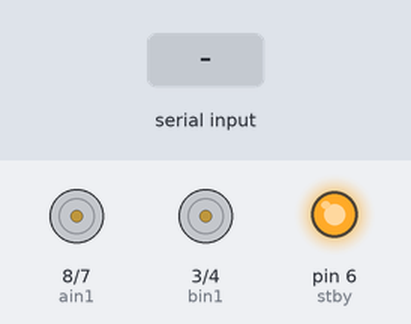
The sketch below on a simulated Arduino Nano, built with avr-gcc and run on an emulated ATmega328P. On the bench: motor-driver pin pairs drawn as motors (green arrow = first pin HIGH = forward, orange = second pin HIGH = backward, longer = more drive, scaled by the enable pin, stopped while the standby pin is LOW), output pins drawn as LEDs (lit = HIGH). The inputs (shaded band) are chosen by the test bench.

Above: at 1.2 s.
1.3 s: "F" received over Serial
At 1.9 s:
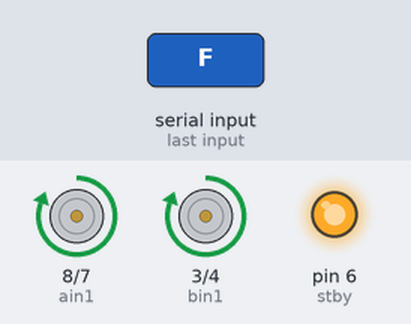
2.8 s: "B" received over Serial
At 4.0 s:
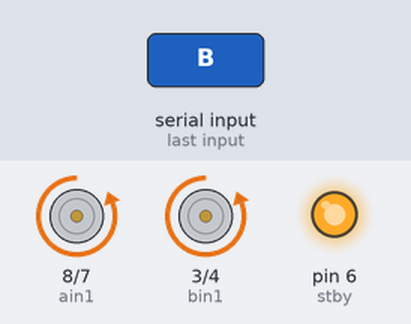
4.3 s: "R" received over Serial
At 5.4 s:
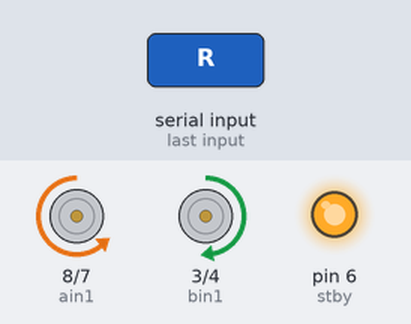
5.8 s: "L" received over Serial
At 6.5 s:
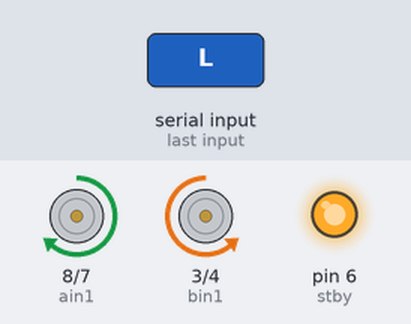
7.3 s: "S" received over Serial
At 7.7 s:
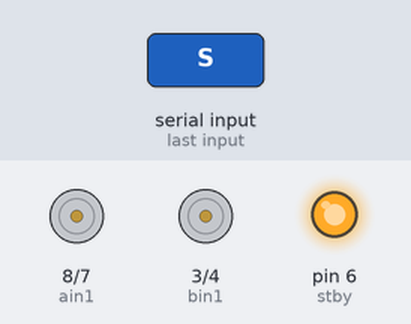
8.8 s: "F" received over Serial
At 10.0 s:
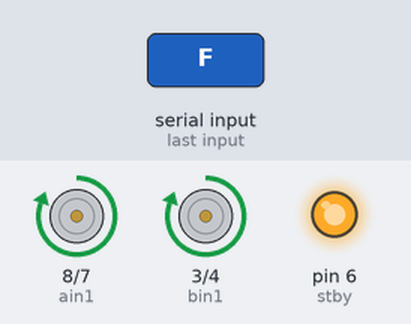
Timing chart, 0 to 11.3 s (numbered marks = the images above; inputs shaded):
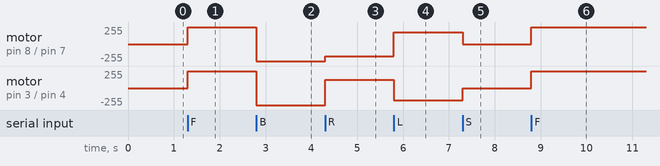

The sketch:

nano-rc-noserial.ino
```cpp
#define pwma 9
#define ain2 7
#define ain1 8
#define stby 6
#define bin1 3
#define bin2 4
#define pwmb 5

// variables
int estado = '0'; // variable bara almacenar los datos recibidos por el
                  // bluetooth

void setup() {
  Serial.begin(9600);
  pinMode(pwma, OUTPUT); // definimnos como salidas todos los pines para
                         // utilizar el puente h
  pinMode(ain2, OUTPUT);
  pinMode(ain1, OUTPUT);
  pinMode(stby, OUTPUT);
  pinMode(bin1, OUTPUT);
  pinMode(bin2, OUTPUT);
  pinMode(pwmb, OUTPUT);

  digitalWrite(ain2, LOW);
  digitalWrite(ain1, LOW);
  digitalWrite(bin1, LOW);
  digitalWrite(bin2, LOW);
  digitalWrite(stby, 1); // encendemos el standby del puente h tb6612 modo
                         // espera
}

void loop() {

  if (Serial.available() > 0) { // lee los caracteres recibidos por el bluetooth
    estado = Serial.read();
  }

  if (estado == 'F') {
    // adelante
    analogWrite(pwma, 255); // no bajar de 130
    analogWrite(pwmb, 255);
    analogWrite(ain1, 255);
    analogWrite(bin1, 255);
    digitalWrite(ain2, LOW);
    digitalWrite(bin2, LOW);
  }

  if (estado == 'B') {

    analogWrite(ain2, 255);
    analogWrite(bin2, 255);
    digitalWrite(ain1, LOW);
    digitalWrite(bin1, LOW);
    analogWrite(pwma, 255);
    analogWrite(pwmb, 255);
    // atras
  }

  if (estado == 'R') {
    digitalWrite(ain1, LOW);
    analogWrite(bin1, 180);
    analogWrite(ain2, 180);
    digitalWrite(bin2, LOW);
    analogWrite(pwma, 180);
    analogWrite(pwmb, 180);
    // derecha
  }

  if (estado == 'L') {
    analogWrite(ain1, 180);
    digitalWrite(bin1, LOW);
    digitalWrite(ain2, LOW);
    analogWrite(bin2, 180);
    analogWrite(pwma, 180);
    analogWrite(pwmb, 180);
    // izquierda
  }

  if (estado == 'S') {
    // paro
    digitalWrite(ain1, 0);
    digitalWrite(bin1, 0);
    digitalWrite(ain2, 0);
    digitalWrite(bin2, 0);
  }
}
```

Measured:
- after the input at 1.3 s, motor on pin 8 (ain1) / pin 7 (ain2), motor on pin 3 (bin1) / pin 4 (bin2): stopped → forward 255/255 at once
- after the input at 2.8 s, motor on pin 8 (ain1) / pin 7 (ain2), motor on pin 3 (bin1) / pin 4 (bin2): forward 255/255 → backward 255/255 at once
- after the input at 4.3 s, motor on pin 8 (ain1) / pin 7 (ain2): backward 255/255 → backward 180/255 at once; motor on pin 3 (bin1) / pin 4 (bin2): backward 255/255 → forward 127/255 at once
- after the input at 5.8 s, motor on pin 8 (ain1) / pin 7 (ain2): backward 180/255 → forward 180/255 at once; motor on pin 3 (bin1) / pin 4 (bin2): forward 127/255 → backward 180/255 at once
- after the input at 7.3 s, motor on pin 8 (ain1) / pin 7 (ain2): forward 180/255 → stopped at once; motor on pin 3 (bin1) / pin 4 (bin2): backward 180/255 → stopped at once
- after the input at 8.8 s, motor on pin 8 (ain1) / pin 7 (ain2), motor on pin 3 (bin1) / pin 4 (bin2): stopped → forward 255/255 at once
